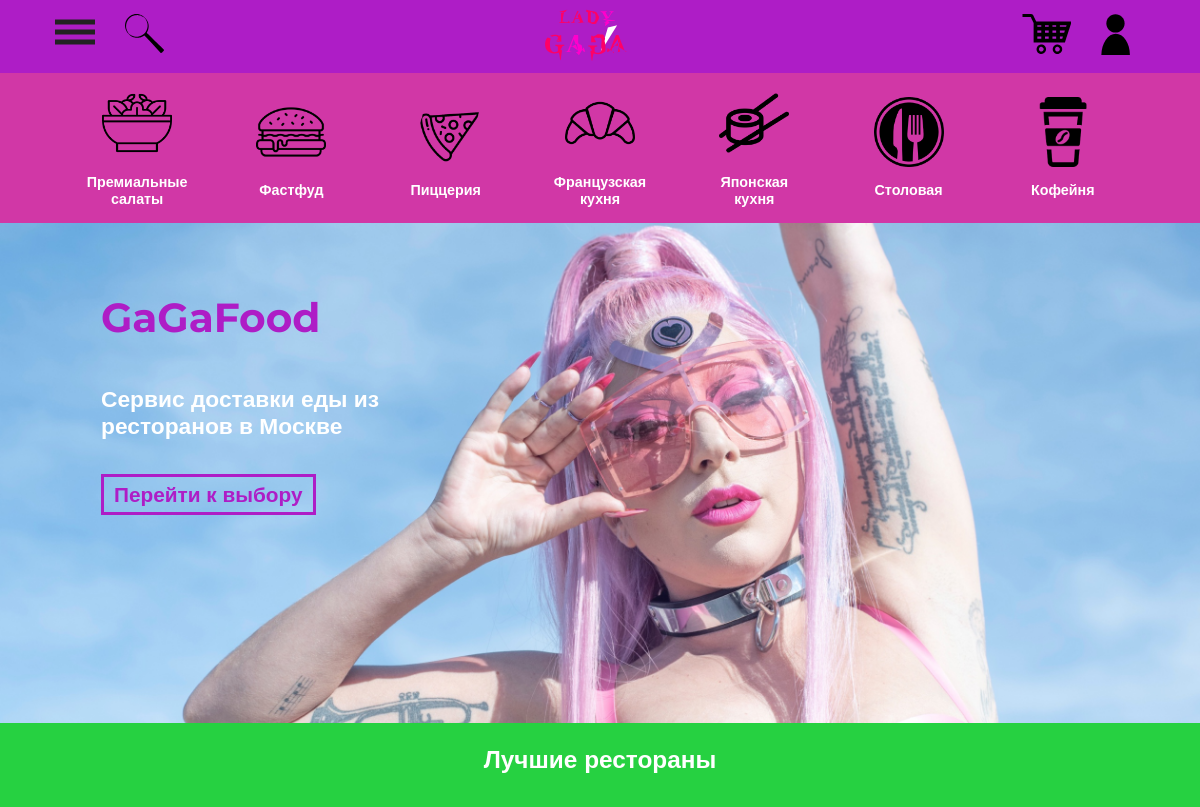
The app's page / (upper part), older data.
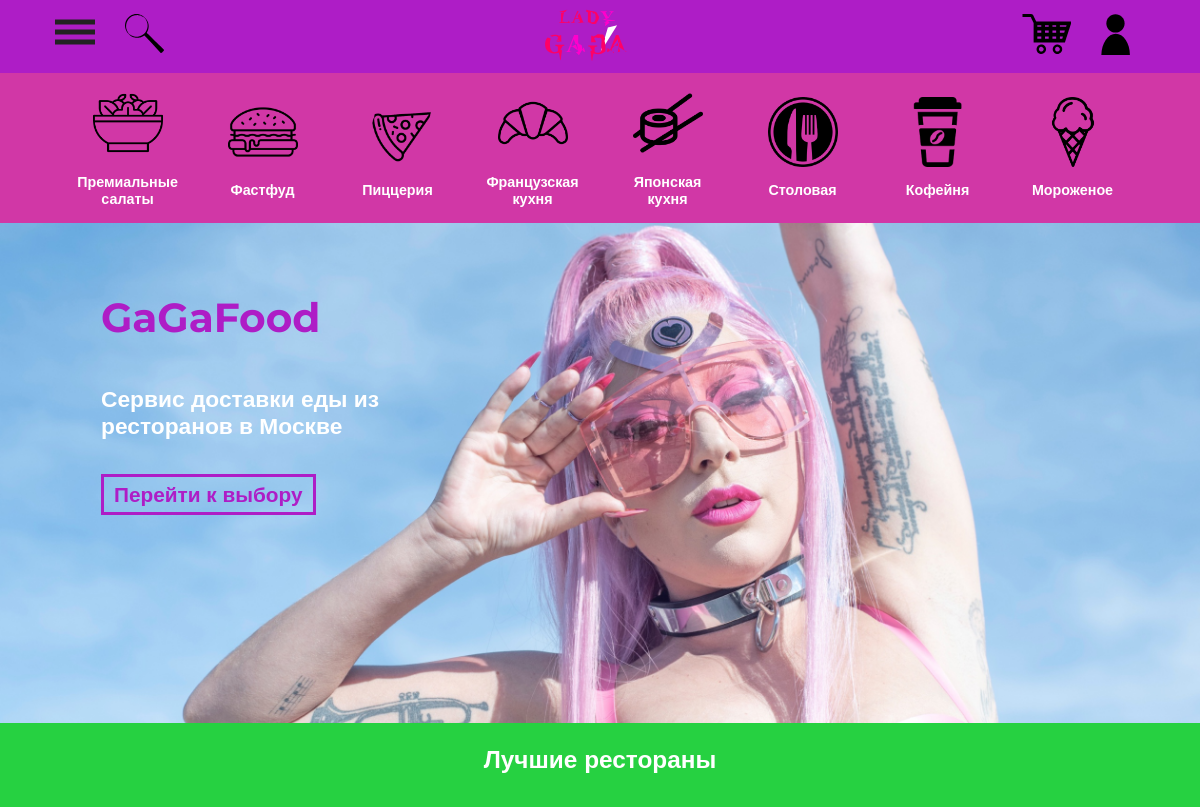
The same page, newer data.
### restaurant/models.py (models this page shows, shortened)
class Category (models.Model):
    name = models.CharField(
        verbose_name='Название категории', max_length=100, db_index=True)
    logo = models.ImageField(verbose_name='Логотип',
                             upload_to='filters', null=True)
    history = HistoricalRecords()
    class Meta:
        verbose_name = 'Категория'
        verbose_name_plural = 'Категории ресторанов'
        ordering = ['id']

### gagafood/views.py (the view)
# urls.py: path('', index, name="home"),
def index(request):
    if request.method == 'POST':
        form = AddFeedback(request.POST)
        if form.is_valid():
            try:
                Feedback.objects.create(**form.cleaned_data)
                return redirect('home')
            except:
                form.add_error(None, 'Ошибка отправки данных')
    else:
        form = AddFeedback()
    category = Category.objects.all()[:8]
    restaurants = Restaurants.objects.filter(category=1)
    return render(request, 'gagafood/index.html', {'form': form, 'category': category, 'title': 'GaGaFood'})

### gagafood/templates/gagafood/index.html (shortened to what this page needs)
{% extends 'gagafood/_base.html' %}
{% load static %}
{% block content %}
        <main class="page">
            <div class="page__classification classification">
                <div class="classification__wrapper">
                    {% for c in category %}
                    <a href="{% url 'catalogue' %}" class="classification__item">
                        <img src="{{c.logo.url}}" alt="{{c.name}}" class="classification__photo">
                        <p class="classification__text">
                            {{c.name}}
                        </p>
                    </a>
                    {% endfor %}
            </div>
            </div>
            <section class="page__baner baner">
                <div class="baner__wrapper">
                    <h1 class="baner__title">GaGaFood</h1>
                    <div class="baner__text">Сервис доставки еды из ресторанов в Москве</div>
                    <div class="baner__wrapper-button">
                        <a href="{% url 'catalogue' %}" class="baner__button">
                            Перейти к выбору
                        </a>
                    </div>
                </div>
            </section>
            <section class="page__top-restaurants top-restaurants">
                <div class="top-restaurants__wrapper">
                    <h2 class="top-restaurants__title">Лучшие рестораны</h2>
                </div>
            </section>
        </main>
{% endblock %}

Row changes from the older to the newer data that the page shows:
added Category: logo (picture), name "Мороженое"
